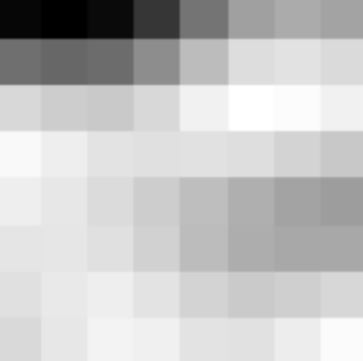
#> input picture lab3/Grupo/Bloco 2 Diagonal.JPG, 363 x 361 px, given in place of FotosGrupo.png, which was not available
$ jupyter execute --allow-errors Lab3_Cod_Imagem_por_DCT_e_Animacao.ipynb   (shell and % lines are left out)   (text cells are left out)
#> lines starting #> are read from the running program, lines starting #| are printed output that depends on the picture; pictures that were not available may be replaced by others from this repository, and a replacement may not be noted
[cell 1]
import numpy as np
import cv2 as cv
import matplotlib.pyplot as plt

[cell 2]
from google.colab import drive
bgr1 = cv.imread('/content/FotosGrupo.png') # leitura no formato BGR!s
#> bgr1 is the input picture: shape (361, 363, 3); min 0, max 255, mean 195.8
altura, largura, camadas = bgr1.shape
#> altura = 361; largura = 363; camadas = 3
print("Resolução: ", largura, " x ", altura, "PIXELS. ", camadas, " camadas.")
#| Resolução:  363  x  361 PIXELS.  3  camadas.

[cell 3]
b1, g1, r1 = cv.split(bgr1)
rgb2 = cv.merge([r1,g1,b1])
# Q1 - O que foi feito aqui?
# Os canais RGB salvos pelo OpenCV vem invertidos do método imread (BGR) e aqui eles foram colocados de volta no lugar comum.

[cell 4]
plt.figure(figsize=[12, 5])
plt.subplot(121); plt.imshow(bgr1); plt.title('BGR'); cv.imwrite('GrupoBGR.jpg', cv.cvtColor(bgr1, cv.COLOR_BGR2RGB))
plt.subplot(122); plt.imshow(rgb2); plt.title('RBG'); cv.imwrite('GrupoRGB.jpg', cv.cvtColor(rgb2, cv.COLOR_RGB2BGR))
#> after `cv.imwrite('GrupoRGB.jpg', cv.cvtColor(rgb2, cv.COLOR_RGB2BGR))`: Out = True

[cell 5]
ycrcb = cv.cvtColor(bgr1, cv.COLOR_BGR2YCrCb)
#> ycrcb: shape (361, 363, 3); mean of channels 0, 1, 2 195.8, 128, 128
hsv = cv.cvtColor(bgr1, cv.COLOR_BGR2HSV)
#> hsv: shape (361, 363, 3); mean H, S, V 0, 0, 195.8
plt.figure(figsize=[15,6])
plt.subplot(131); plt.imshow(rgb2); plt.title('RGB')
plt.subplot(132); plt.imshow(ycrcb); plt.title('YCrCb'); cv.imwrite('GrupoYCrCb.jpg', cv.cvtColor(ycrcb, cv.COLOR_RGB2BGR))
#> after `plt.subplot(132)`:
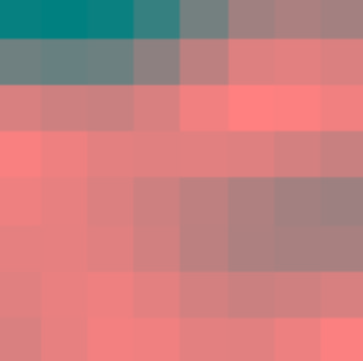
#> saved as GrupoYCrCb.jpg: shape (361, 363, 3); mean B, G, R 128, 128, 195.8
plt.subplot(133); plt.imshow(hsv); plt.title('HSV'); cv.imwrite('GrupoHSV.jpg', cv.cvtColor(hsv, cv.COLOR_RGB2BGR))
#> after `plt.subplot(133)`:
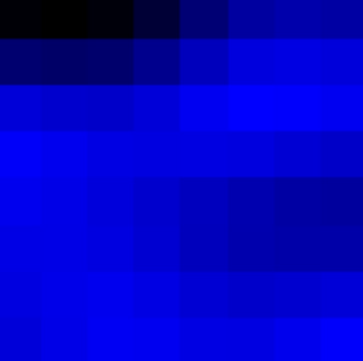
#> saved as GrupoHSV.jpg: shape (361, 363, 3); mean B, G, R 195.8, 0, 0
#> after `cv.imwrite('GrupoHSV.jpg', cv.cvtColor(hsv, cv.COLOR_RGB2BGR))`: Out = True

[cell 6]
imageR = rgb2.copy()
imageR[:, :, 1:3] = 0
imageG = rgb2.copy()
imageG[:, :, 0] = 0; imageG[:, :, 2] = 0
#> after `imageG[:, :, 0] = 0`:
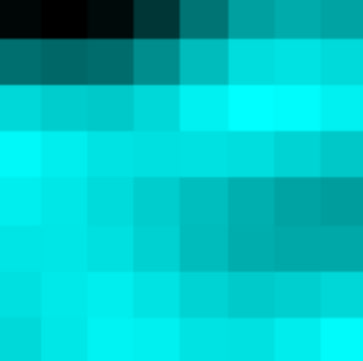
#> imageG: shape (361, 363, 3); mean R, G, B 0, 195.8, 195.8
#> after `imageG[:, :, 2] = 0`:
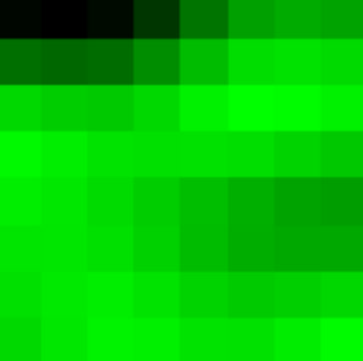
#> imageG: shape (361, 363, 3); mean R, G, B 0, 195.8, 0
imageB = rgb2.copy()
imageB[:, :, 0:2] = 0
# Q2 - O que foi feito aqui?
#Foram criadas cópias da matriz original RGB e salvas apenas um dos canais de cor R, G ou B.

plt.figure(figsize=[15,6])
plt.subplot(131); plt.imshow(imageR); plt.title('RGB_Camada R'); cv.imwrite('GrupoRGB_Camada R.jpg', cv.cvtColor(imageR, cv.COLOR_RGB2BGR))
plt.subplot(132); plt.imshow(imageG); plt.title('RGB_Camada G');cv.imwrite('GrupoRGB_Camada G.jpg', cv.cvtColor(imageG, cv.COLOR_RGB2BGR))
plt.subplot(133); plt.imshow(imageB); plt.title('RGB_Camada B'); cv.imwrite('GrupoRGB_Camada B.jpg', cv.cvtColor(imageB, cv.COLOR_RGB2BGR))
#> after `cv.imwrite('GrupoRGB_Camada B.jpg', cv.cvtColor(imageB, cv.COLOR_RGB2B`: Out = True

[cell 7]
y1, cr1, cb1 = cv.split(ycrcb)
#> cr1: shape (361, 363); every value is 128
imageCR = ycrcb.copy()
imageCR[:, :, 0] = 0
#> imageCR: shape (361, 363, 3); mean of channels 0, 1, 2 0, 128, 128
imageCR[:, :, 2] = 0
#> imageCR: shape (361, 363, 3); mean of channels 0, 1, 2 0, 128, 0
Cr = cv.cvtColor(imageCR, cv.COLOR_YCrCb2RGB)
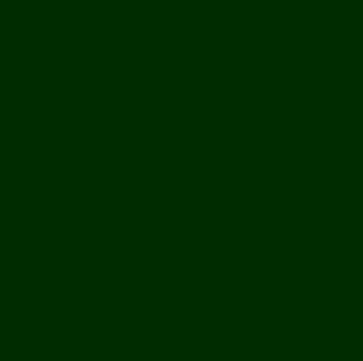
#> Cr: shape (361, 363, 3); mean R, G, B 0, 44, 0

imageCB = ycrcb.copy()
imageCB[:, :, 0] = 0
imageCB[:, :, 1] = 0
#> imageCB: shape (361, 363, 3); mean of channels 0, 1, 2 0, 0, 128
Cb = cv.cvtColor(imageCB, cv.COLOR_YCrCb2RGB)
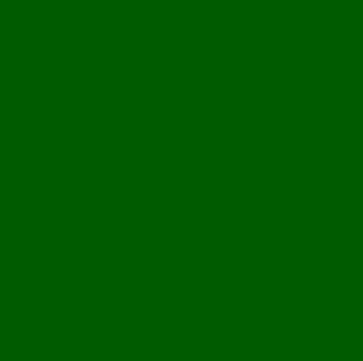
#> Cb: shape (361, 363, 3); mean R, G, B 0, 91, 0

plt.figure(figsize=[15, 5])
plt.subplot(141); plt.imshow(rgb2); plt.title('RGB original')
plt.subplot(142); plt.imshow(y1, cmap='gray'); plt.title('YCrCb_Y'); cv.imwrite('GrupoYCrCb_Y.jpg', cv.cvtColor(y1, cv.COLOR_RGB2BGR))
plt.subplot(143); plt.imshow(Cr); plt.title('YCrCb_Cr'); cv.imwrite('GrupoYCrCb_Cr.jpg', cv.cvtColor(Cr, cv.COLOR_RGB2BGR))
plt.subplot(144); plt.imshow(Cb); plt.title('YCrCb_Cb'); cv.imwrite('GrupoYCrCb_Cb.jpg', cv.cvtColor(Cb, cv.COLOR_BGR2RGB))
#> after `cv.imwrite('GrupoYCrCb_Cb.jpg', cv.cvtColor(Cb, cv.COLOR_BGR2RGB))`: Out = True

[cell 8]
bgr = cv.imread('/content/FotosGrupo.png')  # formato BGR

# salva com menor qualidade, fatores 25 e 5
cv.imwrite('Grupo25.jpg', bgr, [cv.IMWRITE_JPEG_QUALITY, 25])
cv.imwrite('Grupo05.jpg', bgr, [cv.IMWRITE_JPEG_QUALITY, 5])

# leitura para visualização e conversão para acertar a cor
rgb = cv.cvtColor(bgr, cv.COLOR_BGR2RGB)
bgr25 = cv.imread('Grupo25.jpg'); rgb25 = cv.cvtColor(bgr25, cv.COLOR_BGR2RGB)
bgr05 = cv.imread('Grupo05.jpg'); rgb05 = cv.cvtColor(bgr05, cv.COLOR_BGR2RGB)

plt.figure(figsize=[15,6])
plt.subplot(131); plt.imshow(rgb); plt.title('RGB Original')
plt.subplot(132); plt.imshow(rgb25); plt.title('JPEG fator 25');cv.imwrite('GrupoJPEG fator 25.jpg', cv.cvtColor(rgb25, cv.COLOR_RGB2BGR))
plt.subplot(133); plt.imshow(rgb05); plt.title('JPEG fator 05');cv.imwrite('GrupoJPEG fator 05.jpg', cv.cvtColor(rgb05, cv.COLOR_RGB2BGR))
#> after `cv.imwrite('GrupoJPEG fator 05.jpg', cv.cvtColor(rgb05, cv.COLOR_RGB2B`: Out = True

[cell 9]
img = cv.imread('/content/messi.jpg')
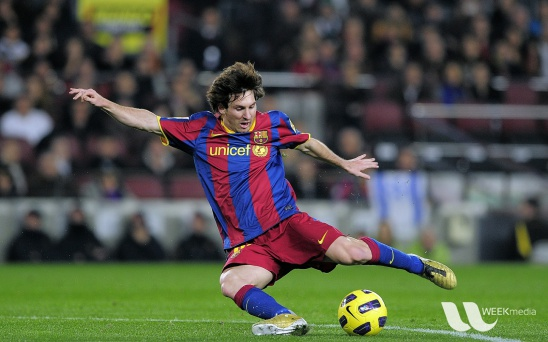
#> input picture lab3/messi.jpg, 548 x 342 px, found by its file name
#> img is the input picture: shape (342, 548, 3); mean B, G, R 72.4, 86, 82.2
alt, larg, cam = img.shape
#> alt = 342; larg = 548; cam = 3

ycbcr = cv.cvtColor(img, cv.COLOR_BGR2YCrCb)
#> ycbcr: shape (342, 548, 3); mean of channels 0, 1, 2 83.3, 127.2, 121.8
y, cr, cb = cv.split(ycrcb)

bola = y[280:340, 330:390]
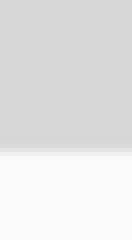
#> bola: shape (60, 33) (shown 4 times larger); min 214, max 251, mean 228.2
h, w = bola.shape
#> h = 60; w = 33

cx = round(w/2)
#> cx = 16
cy = round(h/2)
#> cy = 30

# Escolhendo um pedaço da imagem "BOLA"
bloco8x8 = bola[cx-4:cx+4, cy-4:cy+4]
print("(1)"); print("Matriz 8x8: componente Y original")
print(bloco8x8)
#| [[215 215 215 215 215 215 215]
#|  [215 215 215 215 215 215 215]
#|  [215 215 215 215 215 215 215]
#|  [215 215 215 215 215 215 215]
#|  [215 215 215 215 215 215 215]
#|  [215 215 215 215 215 215 215]
#|  [215 215 215 215 215 215 215]
#|  [215 215 215 215 215 215 215]]

bloco8x8f = np.float32(bloco8x8)/255.0  # conversão para float
dct8x8f = cv.dct(bloco8x8f)   # calcula a DCT
dct8x8 = np.int64( (dct8x8f*255.0)) # coversão para inteiro

print("(2)"); print("Imagem Y 8x8 (formato ponto flutuante)")
print( np.around(bloco8x8f, decimals = 2) )
#| [[0.84 0.84 0.84 0.84 0.84 0.84 0.84]
#|  [0.84 0.84 0.84 0.84 0.84 0.84 0.84]
#|  [0.84 0.84 0.84 0.84 0.84 0.84 0.84]
#|  [0.84 0.84 0.84 0.84 0.84 0.84 0.84]
#|  [0.84 0.84 0.84 0.84 0.84 0.84 0.84]
#|  [0.84 0.84 0.84 0.84 0.84 0.84 0.84]
#|  [0.84 0.84 0.84 0.84 0.84 0.84 0.84]
#|  [0.84 0.84 0.84 0.84 0.84 0.84 0.84]]

print("(3)"); print("DCT de Y (ponto flutuante)")
print( np.around(dct8x8f, decimals = 2) )
#| [[ 6.31  0.   -0.    0.   -0.    0.    0.  ]
#|  [ 0.    0.    0.    0.    0.    0.    0.  ]
#|  [ 0.    0.    0.    0.    0.    0.    0.  ]
#|  [ 0.    0.    0.    0.    0.    0.    0.  ]
#|  [ 0.    0.    0.    0.    0.    0.    0.  ]
#|  [ 0.    0.    0.    0.    0.    0.    0.  ]
#|  [ 0.    0.    0.    0.    0.    0.    0.  ]
#|  [ 0.    0.    0.    0.    0.    0.    0.  ]]

print("(4)"); print("DCT de Y (formato inteiro)")
print(dct8x8)
#| [[1608    0    0    0    0    0    0]
#|  [   0    0    0    0    0    0    0]
#|  [   0    0    0    0    0    0    0]
#|  [   0    0    0    0    0    0    0]
#|  [   0    0    0    0    0    0    0]
#|  [   0    0    0    0    0    0    0]
#|  [   0    0    0    0    0    0    0]
#|  [   0    0    0    0    0    0    0]]

[cell 10]
dct8x8fz = dct8x8f.copy()
#> (the rest of this cell did not finish here and is left out)

[cell 11]
bloco8x8recz = cv.idct(dct8x8fz)

plt.subplot(121); plt.imshow(bloco8x8,'gray'); plt.title('Bloco Original'); cv.imwrite('GrupoBloco Original.jpg', bloco8x8)
plt.subplot(122); plt.imshow(bloco8x8recz,'gray'); plt.title('Bloco Reconstruído com Zeros'); cv.imwrite('GrupoBloco Reconstruído com Zeros.jpg', bloco8x8recz)
#> after `cv.imwrite('GrupoBloco Reconstruído com Zeros.jpg', bloco8x8recz)`: Out = True
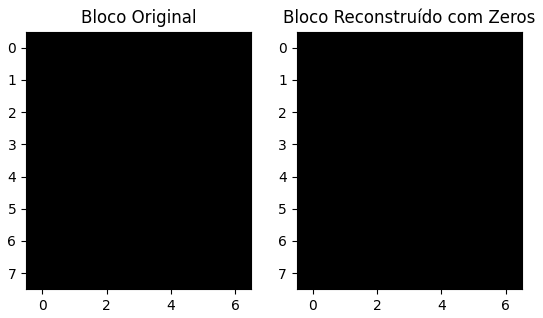
#> figure drawn by matplotlib, 2 panels

[cell 12]
dct8x8fw = dct8x8f.copy()
dct8x8fw[0,5:8] = 0
dct8x8fw[1,4:8] = 0
dct8x8fw[2,3:8] = 0
dct8x8fw[3,2:8] = 0
dct8x8fw[4,1:8] = 0
dct8x8fw[5,0:8] = 0
dct8x8fw[6,0:8] = 0
dct8x8fw[7,0:8] = 0

print( np.around(dct8x8fw, decimals = 2))
#| [[ 6.31  0.   -0.    0.   -0.    0.    0.  ]
#|  [ 0.    0.    0.    0.    0.    0.    0.  ]
#|  [ 0.    0.    0.    0.    0.    0.    0.  ]
#|  [ 0.    0.    0.    0.    0.    0.    0.  ]
#|  [ 0.    0.    0.    0.    0.    0.    0.  ]
#|  [ 0.    0.    0.    0.    0.    0.    0.  ]
#|  [ 0.    0.    0.    0.    0.    0.    0.  ]
#|  [ 0.    0.    0.    0.    0.    0.    0.  ]]

bloco8x8recw = cv.idct(dct8x8fw)

plt.subplot(121); plt.imshow(bloco8x8,'gray'); plt.title('Bloco Original')
plt.subplot(122); plt.imshow(bloco8x8recw,'gray'); plt.title('Bloco Reconstruído 2'); cv.imwrite('GrupoBloco Reconstruído com duas Colunas de Zeros.jpg', bloco8x8recw)
#> after `cv.imwrite('GrupoBloco Reconstruído com duas Colunas de Zeros.jpg', bl`: Out = True
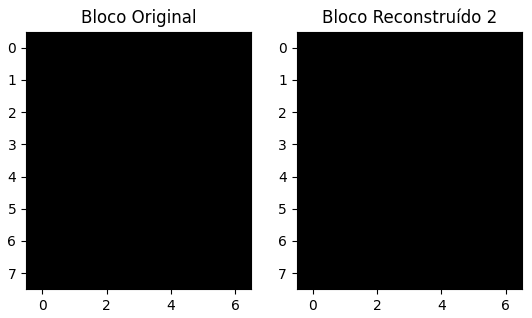
#> figure drawn by matplotlib, 2 panels
